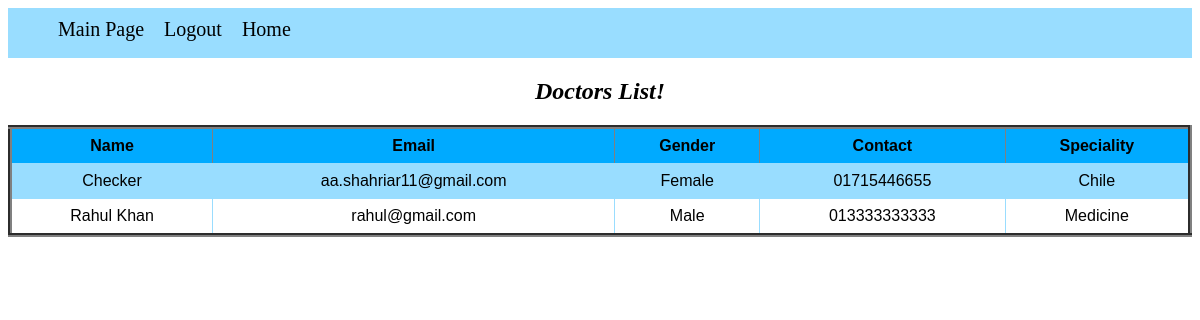
/Management/View/DoctorList.php (signed in), run on the app's committed database.
### tables this page shows
CREATE TABLE `doctors_db` (
  `Id` int(100) NOT NULL,
  `Name` varchar(100) NOT NULL,
  `Email` varchar(100) NOT NULL,
  `Gender` varchar(100) NOT NULL,
  `Username` varchar(100) NOT NULL,
  `Password` varchar(100) NOT NULL,
  `Contact` varchar(100) NOT NULL,
  `Speciality` varchar(100) NOT NULL,
  `Photo` varchar(200) NOT NULL
);

### Management/Model/db.php (called while the page is built, shortened)
<?php
class db{
function DoctorList($conn)
{
    $result = $conn->query("SELECT * FROM doctors_db");
    return $result;
}
}

### Management/View/DoctorList.php (the view, shortened to what this page needs)
<?php
include("header.php");
?>
<html>
<head>
</head>
<body>
        <center>
            <h2><b><i> Doctors List! </i></b></h2>
            <table border="4", width = "60%">
            <tr>
                <th>Name</th>
                <th>Email</th>
                <th>Gender</th>
                <th>Contact</th>
                <th>Speciality</th>
            </tr>
            <?php
                include("../Model/db.php");
                $connection = new db();
                $conobj=$connection->OpenCon();
                $userQuery=$connection->DoctorList($conobj);
                if ($userQuery->num_rows > 0) {
                    while($row = $userQuery->fetch_assoc()) {
                        echo "<tr>";
                        echo "<td>".$row["Name"]."</td>";
                        echo "<td>".$row["Email"]."</td>";
                        echo "<td>".$row["Gender"]."</td>";
                        echo "<td>".$row["Contact"]."</td>";
                        echo "<td>".$row["Speciality"]."</td>";
                        echo "</tr>";
                  }
                }
                ?>
		</table>
        <br>
        </center>
</body>
</html>

### Management/View/header.php (style rules this page uses)
table { font-family: arial, sans-serif; border-collapse: collapse; width: 100%; }
td { border: 1px solid #99ddff; text-align: left; padding: 8px; }
tr:nth-child(even) { background-color:#99ddff ; }
th { text-align: center; background-color:#00aaff; text-align: center; padding: 8px; }
td { text-align: center; }

### data on the page
doctors_db: Name "Checker", Email "aa.shahriar11@gmail.com", Gender "Female", Contact "01715446655", Speciality "Chile"
doctors_db: Name "Rahul Khan", Email "rahul@gmail.com", Gender "Male", Contact "013333333333", Speciality "Medicine"
